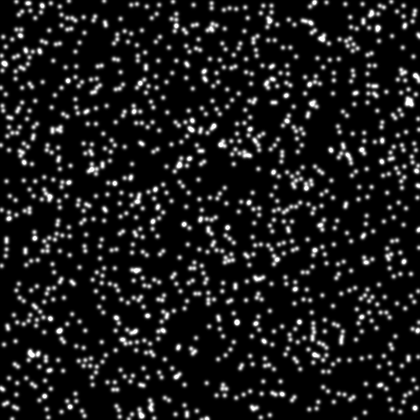
%> input picture TFM_group_01/ex2/im_beads_relaxed.tif, 420 x 420 px, shrunk from 512 x 512 before the run
$ octave multibeadDisp.m   (GNU Octave 9; MATLAB toolbox functions it lacks are replaced by stand-ins)
%> lines starting %> are read from the running program, lines starting %| are printed output that depends on the picture; in (x1, y1, x2, y2) boxes, pixels count from 0 and x2, y2 are one past the last pixel; in counts of white or black regions, pixels touching at a corner belong together; the program's own positions count from 1
### TFM_group_01/displayBeadOverlapping.m
function displayBeadOverlapping(im1,im2)


imSize = size(im1);
im1 = double(im1); im2 = double(im2);
im1 = im1/max(im1(:)); im2 = im2/max(im2(:));


figure
subplot(1,2,1)
imagesc(im1)
colormap gray
axis image
axis off
title('Unstressed Bead Image')
subplot(1,2,2)
imagesc(im2)
colormap gray
axis image
axis off
title('Stressed Bead Image')


figure
rgbIm = zeros([imSize,3]);
rgbIm(:,:,1) = im1;
rgbIm(:,:,2) = im2;
image(rgbIm)
axis image
axis off
title('Overlay of Unstressed and Stressed Bead Images')

### calcMinBeadInt.m

function minBeadInt = calcMinBeadInt(im)

%Binarize the image
BW = imbinarize(im,'adaptive');
%BW = imbinarize(im,'adaptive','ForegroundPolarity','bright','Sensitivity',0.01);
%figure, imshow(BW)

%Get connected components
cc = bwconncomp(BW);

%Define a container where the bead intensity values will be stored
bead_int_vals = [];

%Loop through the connected components
for ii = 1:length(cc.PixelIdxList)
    %Access the pixel positions
    coordinates = cc.PixelIdxList{ii};

    %Check the intensity values of im in those positions
    intensities= im(coordinates);

    %Save the values in bead_int_vals
    bead_int_vals= [bead_int_vals; intensities];
end

%Compute the 50% of the average value
minBeadInt = mean(bead_int_vals,'all') * 0.5

### calcNbeadDisp.m
function [ux,uy] = calcNbeadDisp(im1,im2,blkSize,minCorr,minBeadInt)

%% Calculate blkNum

blkNum(1)=floor(size(im1,2)/blkSize) %x-dim
blkNum(2)=floor(size(im1,1)/blkSize) %y-dim

%% Define ux and uy
ux=zeros(blkNum(2),blkNum(1)); % size = (Y,X)
uy=zeros(blkNum(2),blkNum(1));

%% Scan im1 and im2 block by block

for ii= 1:blkNum(1)
    for jj= 1:blkNum(2)
        x_pos = ii * blkSize;
        y_pos = jj * blkSize;
        blkIm1 = im1(y_pos - blkSize + 1:y_pos, x_pos - blkSize + 1:x_pos);
        blkIm2 = im2(y_pos - blkSize + 1:y_pos, x_pos - blkSize + 1:x_pos);

        if max(blkIm1,[],'all') < minBeadInt
            continue
        end
        if max(blkIm2,[],'all') < minBeadInt
            continue
        end

        [s,corrvalue]  = shiftCalc(blkIm1,blkIm2); %s = [xoffSet,yoffSet]

        if corrvalue < minCorr
            continue
        end

        ux(jj,ii) = s(1);
        uy(jj,ii) = s(2);
     end
 end

### TFM_group_01/displayDispField.m
function displayDispField(ux,uy,dispResXY,filtFlag)

u_mag = sqrt(ux.^2 +uy.^2);

dispFieldSize = size(ux);

[dXcoord, dYcoord] = meshgrid((-(dispFieldSize(2)-1)/2:1:(dispFieldSize(2)-1)/2),(-(dispFieldSize(1)-1)/2:1:(dispFieldSize(1)-1)/2));
dXcoord = dXcoord*dispResXY;
dYcoord = dYcoord*dispResXY;


figure

subplot(1,3,1)
imagesc(dXcoord(1,:),dYcoord(:,1)',ux)
colormap jet
colorbar
axis image
if filtFlag
    title('Filt Disp: ux')
else
    title('Disp: ux')
end

subplot(1,3,2)
imagesc(dXcoord(1,:),dYcoord(:,1)',uy)
colormap jet
colorbar
axis image
if filtFlag
    title('Filt Disp: uy')
else
    title('Disp: uy')
end


subplot(1,3,3)
imagesc(dXcoord(1,:),dYcoord(:,1)',u_mag)
colormap jet
colorbar
axis image
if filtFlag
    title('Filt Disp: magnitude')
else
    title('Disp: magnitude')
end

### TFM_group_01/displayDispArrow.m
function displayDispArrow(ux,uy,dispResXY,filtFlag)

u_mag = sqrt(ux.^2 +uy.^2);

dispFieldSize = size(ux);

[dXcoord, dYcoord] = meshgrid((-(dispFieldSize(2)-1)/2:1:(dispFieldSize(2)-1)/2),(-(dispFieldSize(1)-1)/2:1:(dispFieldSize(1)-1)/2));
dXcoord = dXcoord*dispResXY;
dYcoord = dYcoord*dispResXY;


% only show the arrows of the 95% largest vectors
ux(u_mag<(max(u_mag(:))*(5/100))) = nan;
uy(u_mag<(max(u_mag(:))*(5/100))) = nan;

figure

imagesc(dXcoord(1,:),dYcoord(:,1)',u_mag)
colormap jet
hold on
quiver(dXcoord,dYcoord,ux,uy,'Color','w','LineWidth',2,'MaxHeadSize',0.7,'AutoscaleFactor',3)
hold off
colorbar
axis image
if filtFlag
    title('Filt Disp: magnitude (colormap) and direction (arrows)')
else
    title('Disp: magnitude (colormap) and direction (arrows)')
end

### multibeadDisp.m
clear; close all; clc;
%% Read the images
im_relaxed = imread('/home/wth/Downloads/SYNC/mechanobiology/TFM_assignment/TFM_group_01/ex2/im_beads_relaxed.tif');
%> im_relaxed is the input picture: size 420x420 uint8; min 0, max 255, mean 26.4
im_stressed = imread('/home/wth/Downloads/SYNC/mechanobiology/TFM_assignment/TFM_group_01/ex2/im_beads_stressed.tif');
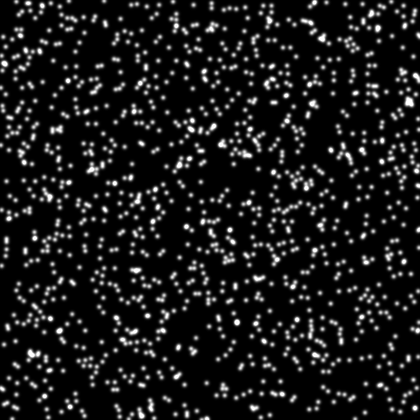
%> input picture TFM_group_01/ex2/im_beads_stressed.tif, 420 x 420 px, shrunk from 512 x 512 before the run
%> im_stressed is the input picture: size 420x420 uint8; min 0, max 255, mean 26.4

%im_relaxed = imread('/home/wth/Downloads/SYNC/mechanobiology/TFM_assignment/im_beads_relaxed_patch.tif');
%im_stressed = imread('/home/wth/Downloads/SYNC/mechanobiology/TFM_assignment/im_beads_stressed_patch.tif');


% Plot the bead images (overlapping)
displayBeadOverlapping(im_relaxed,im_stressed)
%> in displayBeadOverlapping, `rgbIm(:,:,1) = im1;`:
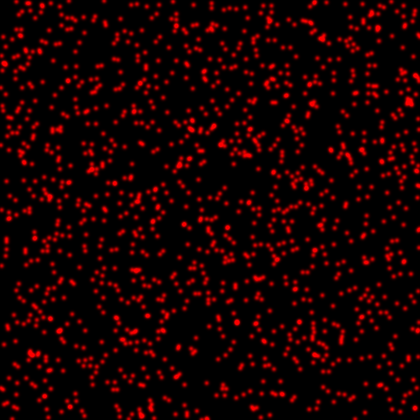
%> rgbIm: size 420x420x3 double; mean R, G, B 0.103, 0, 0
%> in displayBeadOverlapping, `rgbIm(:,:,2) = im2;`:
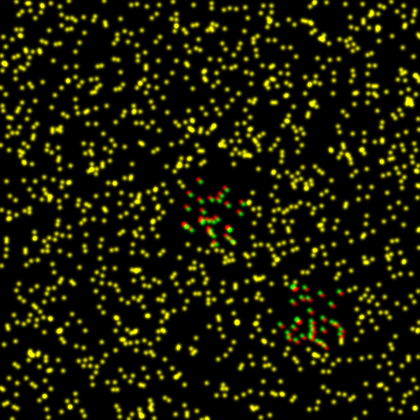
%> rgbIm: size 420x420x3 double; mean R, G, B 0.103, 0.103, 0
%% Displacement calculation

%User parameters
blkSize = 64;
minCorr = 0.6;

%Calculate the minimum bead intensity
minBeadInt = calcMinBeadInt(im_relaxed);
%> in calcMinBeadInt, `BW = imbinarize(im,'adaptive');`:
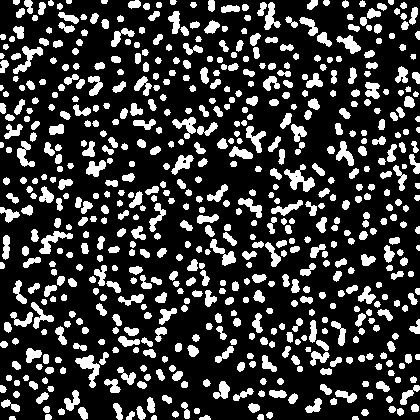
%> BW: size 420x420 logical; 22.6% white; 637 white regions (1 under 20 px), largest, box (x1, y1, x2, y2) and area: (284, 164, 315, 192) 359, (75, 355, 100, 388) 326, (39, 231, 73, 254) 293
%> in calcMinBeadInt, `cc = bwconncomp(BW);`: cc = 637 connected components
%> in calcMinBeadInt, `minBeadInt = mean(bead_int_vals,'all') * 0.5`: minBeadInt = 52.48
%> minBeadInt = 52.48

%Calculate displacements
[ux,uy] = calcNbeadDisp(im_relaxed,im_stressed,blkSize,minCorr,minBeadInt);
%> after the loop in calcNbeadDisp, `for ii= 1:blkNum(1)`: ux = [0.00268 -0.0131 0.00172 -0.00681 0.00903 0.0107; -0.000815 0.0107 -0.0261 0.0164 -0.00213 0.00145; 0.00339 0.000413 -0.0301 0.0594 0.00769 -0.0263; 0.0013 -0.00339 0.0706 1.78 -0.0145 0.0388; -0.0059 -0.000127 -0.00673 -0.00799 -0.345 -0.122; -0.0195 0.00124 -0.00785 -0.000374 -0.88 -0.172]; uy = [-0.0243 0.0265 -0.0138 0.000955 0.00813 -0.000201; -0.0109 0.00929 -0.00366 -0.0347 0.00287 -0.00397; 0.0351 -0.00475 0.00882 0.106 0.0144 -0.00387; -0.000133 0.00104 0.136 1.66 -0.0152 0.000457; -0.0307 -0.0142 0.00621 0.0053 -0.411 -0.132; 0.0091 -0.0052 -0.00908 0.0259 -0.541 -0.182]


% Plot displacements
displayDispField(ux,uy,1,0);
%> in displayDispField, `u_mag = sqrt(ux.^2 +uy.^2);`: u_mag = [0.0245 0.0296 0.014 0.00688 0.0122 0.0107; 0.0109 0.0142 0.0263 0.0383 0.00358 0.00423; 0.0353 0.00477 0.0314 0.122 0.0163 0.0266; 0.00131 0.00354 0.153 2.43 0.0211 0.0388; 0.0313 0.0142 0.00916 0.00959 0.536 0.179; 0.0215 0.00535 0.012 0.0259 1.03 0.25]
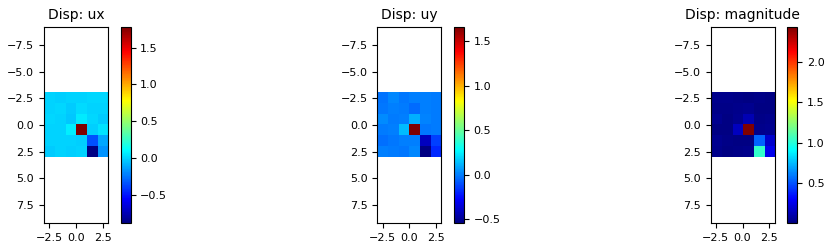
%> figure redrawn from the program's plot data, 3 panels
displayDispArrow(ux,uy,1,0);
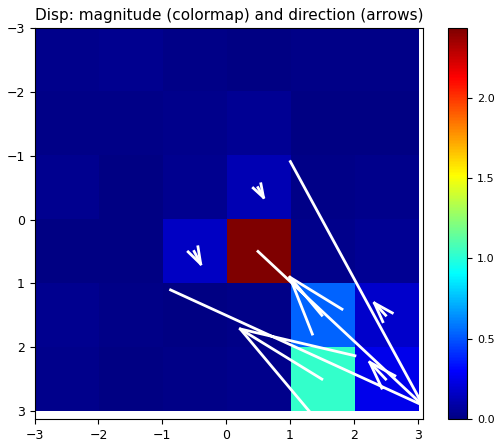
%> figure redrawn from the program's plot data
